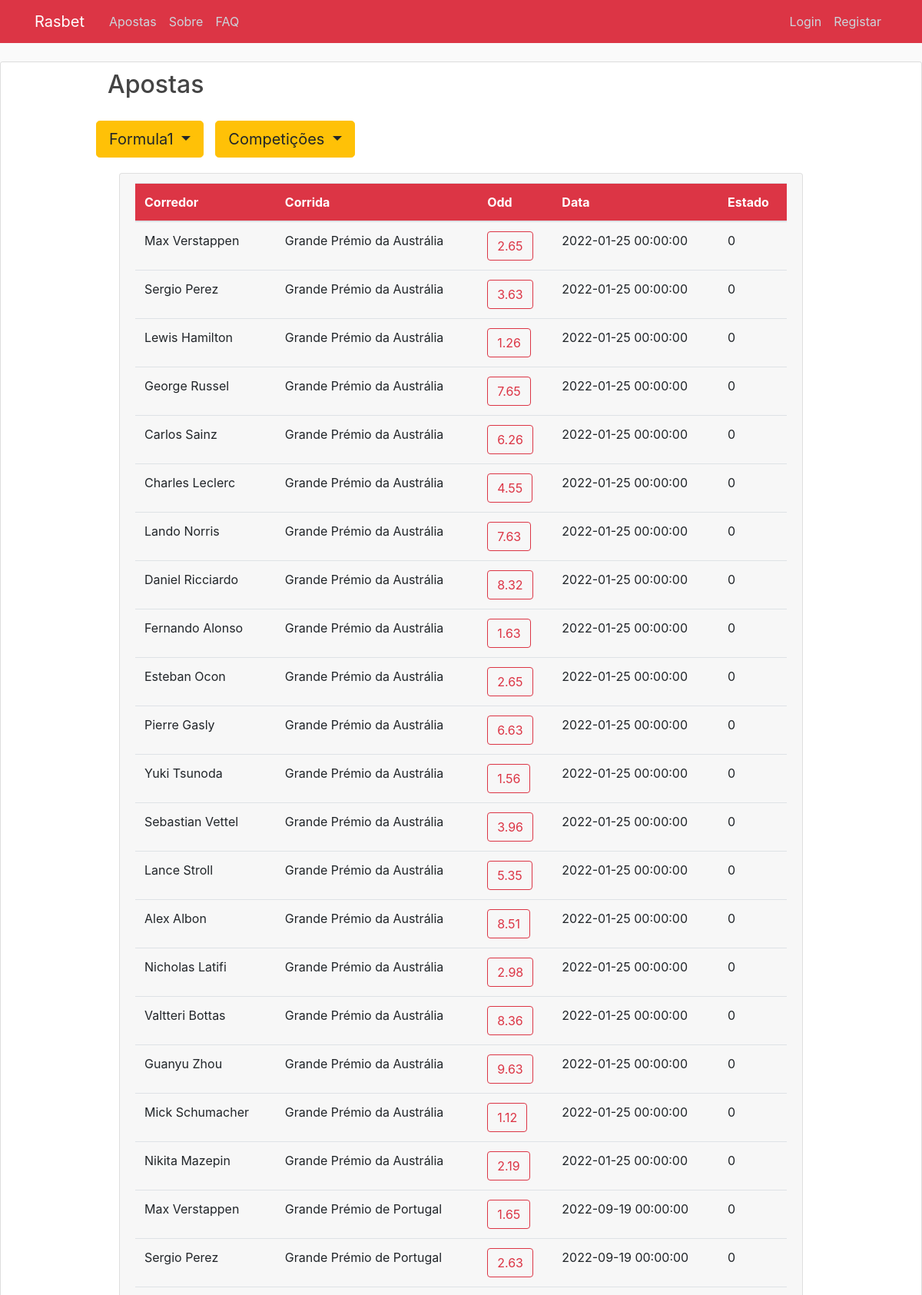
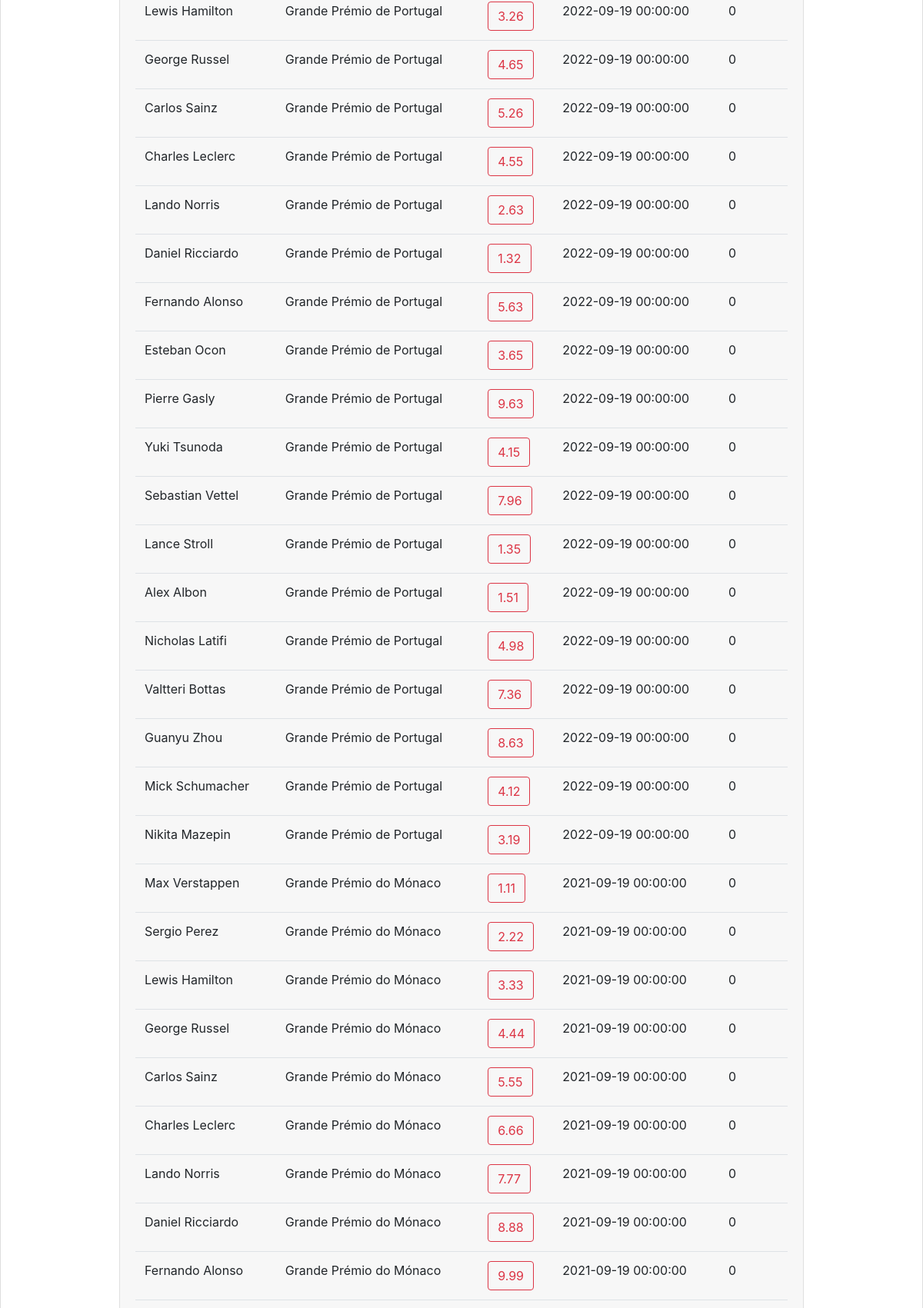
The page /bets/1/-1 (upper part) on the database its author committed (2 pictures, top to bottom).
### rasbet/models.py (models this page shows, shortened)
class Sport(db.Model):
    id = db.Column(db.Integer, primary_key = True, autoincrement=True)
    name = db.Column(db.String(120), unique = True, nullable = False)
    competitions = db.relationship("Competition")

class Event(db.Model):
    id = db.Column(db.Integer, primary_key = True, autoincrement=True)
    name = db.Column(db.String(50), nullable=False)
    start_date = db.Column(db.DateTime, nullable = False)
    state = db.Column(db.String(20), unique = False, nullable = False)
    competition_id = db.Column(db.Integer, db.ForeignKey('competition.id' ), nullable=False)
    odds = db.relationship("Odd")

class Participant(db.Model):
    id = db.Column(db.Integer, primary_key = True, autoincrement=True)
    name = db.Column(db.String(120), unique = True, nullable = False)
    odds = db.relationship("Odd")

class Odd(db.Model):
    id = db.Column(db.Integer, primary_key = True, autoincrement=True)
    value = db.Column(db.Float, unique = False, nullable = False)
    participant_id = db.Column(db.Integer, db.ForeignKey('participant.id' ), nullable = True)
    event_id = db.Column(db.Integer, db.ForeignKey('event.id' ), nullable=False)
    bo = db.relationship("BetOdd")

### rasbet/routes.py (the view)
@app.route("/bets/<sport_id>/<competition_id>")
def bets(sport_id, competition_id):
    balance = None
    symbol = None
    if current_user.is_authenticated:
        balance = round(Wallet.query.filter_by(user_id=current_user.id,currency_id=current_user.currency_fav).first().balance, 2)
        symbol = Currency.query.filter_by(id=current_user.currency_fav).first().symbol
    competition_name = None
    sports = Sport.query.all()
    events = []
    e = []
    sport_name = Sport.query.filter_by(id=sport_id).first().name
    competitions = Competition.query.filter_by(sport_id=sport_id).all()
    if competition_id == "-1":
        for c in competitions:
            e += Event.query.filter_by(competition_id=c.id).all()
    else:
        competition_name = Competition.query.filter_by(id=competition_id).first().name
        e = Event.query.filter_by(competition_id=competition_id).all()
    for ee in e:
        odd = Odd.query.filter_by(event_id=ee.id).all()
        p = []
        for o in odd:
            p.append(Participant.query.filter_by(id=o.participant_id).first())
        events.append([ee, odd, p])
    if current_user.is_authenticated:
        return render_template('bets_logged_in.html', title='Bets',
                               sport_id=sport_id, sport_name=sport_name, sports = sports,
                               competition_id=competition_id, competition_name=competition_name, competitions=competitions,
                               events = events, balance=balance, symbol=symbol)
    else:
        return render_template('bets_logged_out.html', title='Bets',
                               sport_id=sport_id, sport_name=sport_name, sports = sports,
                               competition_id=competition_id, competition_name=competition_name, competitions=competitions,
                               events = events, balance=balance, symbol=symbol)

### rasbet/templates/bets_logged_out.html (shortened to what this page needs)
{% extends "layout.html" %}
{% block content %}
<div class="col-md-10 mx-auto">
    <div class="content-wrapper">
        <h2>Apostas</h2>
        <section class="content-header" style="padding-top:20px ">
            <div class="row">
                <div class="col-2.5" style="align-self: flex-end;">
                    <div big class="dropdown">
                        <button class="btn btn-warning dropdown-toggle btn-lg" type="button" id="dropdownMenuButton"
                            data-toggle="dropdown" aria-haspopup="true" aria-expanded="false">
                            {{ sport_name }}
                        </button>
                    </div>
                </div>
                <div class="col-3" style="align-self: flex-end;">
                    <div big class="dropdown">
                        <button class="btn btn-warning dropdown-toggle btn-lg" type="button" id="dropdownMenuButton"
                            data-toggle="dropdown" aria-haspopup="true" aria-expanded="false">
                            {% if competition_id != "-1" %}
                            {{ competition_name }}
                            {% else %}
                            Competições
                            {% endif %}
                        </button>
                    </div>
                </div>
            </div>
        </section>
        <section class="content" style="padding-top:20px ">
            <div class="container-fluid">
                <div class="row-2">
                    <div class="card">
                        <div class="card-header">
                            <table class="table" size="padding: 8em">
                                {% if sport_id == "0" %}
                                <thead class="p-3 mb-2 bg-danger text-white">
                                    <tr>
                                        <th scope="col">Equipa 1</th>
                                        <th scope="col">Equipa 2</th>
                                        <th>Odd</th>
                                        <th scope="col">Data</th>
                                        <th scope="col">Estado</th>
                                    </tr>
                                </thead>
                                <tbody>
                                    {% for ee, odd, p in events %}
                                    <tr>
                                        <td>{{ p[0].name }}</td>
                                        <td>{{ p[2].name }}</td>
                                        <td>
                                            <button type="button" class="btn btn-outline-danger">
                                                {{ odd[0].value }}
                                            </button>
                                            <button type="button" class="btn btn-outline-danger">
                                                {{ odd[1].value }}
                                            </button>
                                            <button type="button" class="btn btn-outline-danger">
                                                {{ odd[2].value }}
                                            </button>
                                        </td>
                                        <td>{{ ee.start_date }}</td>
                                        <td>{{ ee.state }}</td>
                                    </tr>
                                    {% endfor %}
                                </tbody>
                                {% elif sport_id == "1" %}
                                <thead class="p-3 mb-2 bg-danger text-white">
                                    <tr>
                                        <th scope="col">Corredor</th>
                                        <th scope="col">Corrida</th>
                                        <th>Odd</th>
                                        <th scope="col">Data</th>
                                        <th scope="col">Estado</th>
                                    </tr>
                                </thead>
                                <tbody>
                                    {% for ee, odd, p in events %}
                                        {% for i in range(20) %}
                                    <tr>
                                        <td>{{ p[i].name }}</td>
                                        <td>{{ ee.name }}</td>
                                        <td>
                                            <button type="button" class="btn btn-outline-danger">
                                                {{ odd[i].value }}
                                            </button>
                                        </td>
                                        <td>{{ ee.start_date }}</td>
                                        <td>{{ ee.state }}</td>
                                    </tr>
                                        {% endfor %}
                                    {% endfor %}
                                </tbody>
                                {% endif %}
                            </table>
                        </div>
                    </div>
                </div>
            </div>
        </section>
    </div>
</div>
{% endblock %}>

### rasbet/static/main.css (style rules this page uses)
body { background: #fafafa; color: #333333; margin-top: 5rem; }
h1, h2, h3, h4, h5, h6 { color: #444444; }

### rows shown on the page
Sport: name "Formula1"
Event: name "Max Verstappen" "Sergio Perez" "Lewis Hamilton" "George Russel" "Carlos Sainz" "Charles Leclerc" "Lando Norris" "Daniel Ricciardo" "Fernando Alonso" "Esteban Ocon" "Pierre Gasly" "Yuki Tsunoda" "Sebastian Vettel" "Lance Stroll" "Alex Albon" "Nicholas Latifi" "Valtteri Bottas" "Guanyu Zhou" "Mick Schumacher" "Nikita Mazepin", name "Grande Prémio da Austrália" "Grande Prémio da Austrália" "Grande Prémio da Austrália" "Grande Prémio da Austrália" "Grande Prémio da Austrália" "Grande Prémio da Austrália" "Grande Prémio da Austrália" "Grande Prémio da Austrália" "Grande Prémio da Austrália" "Grande Prémio da Austrália" "Grande Prémio da Austrália" "Grande Prémio da Austrália" "Grande Prémio da Austrália" "Grande Prémio da Austrália" "Grande Prémio da Austrália" "Grande Prémio da Austrália" "Grande Prémio da Austrália" "Grande Prémio da Austrália" "Grande Prémio da Austrália" "Grande Prémio da Austrália", value "2.65" "3.63" "1.26" "7.65" "6.26" "4.55" "7.63" "8.32" "1.63" "2.65" "6.63" "1.56" "3.96" "5.35" "8.51" "2.98" "8.36" "9.63" "1.12" "2.19", start_date "2022-01-25 00:00:00" "2022-01-25 00:00:00" "2022-01-25 00:00:00" "2022-01-25 00:00:00" "2022-01-25 00:00:00" "2022-01-25 00:00:00" "2022-01-25 00:00:00" "2022-01-25 00:00:00" "2022-01-25 00:00:00" "2022-01-25 00:00:00" "2022-01-25 00:00:00" "2022-01-25 00:00:00" "2022-01-25 00:00:00" "2022-01-25 00:00:00" "2022-01-25 00:00:00" "2022-01-25 00:00:00" "2022-01-25 00:00:00" "2022-01-25 00:00:00" "2022-01-25 00:00:00" "2022-01-25 00:00:00", state "0" "0" "0" "0" "0" "0" "0" "0" "0" "0" "0" "0" "0" "0" "0" "0" "0" "0" "0" "0"
Event: name "Max Verstappen" "Sergio Perez" "Lewis Hamilton" "George Russel" "Carlos Sainz" "Charles Leclerc" "Lando Norris" "Daniel Ricciardo" "Fernando Alonso" "Esteban Ocon" "Pierre Gasly" "Yuki Tsunoda" "Sebastian Vettel" "Lance Stroll" "Alex Albon" "Nicholas Latifi" "Valtteri Bottas" "Guanyu Zhou" "Mick Schumacher" "Nikita Mazepin", name "Grande Prémio de Portugal" "Grande Prémio de Portugal" "Grande Prémio de Portugal" "Grande Prémio de Portugal" "Grande Prémio de Portugal" "Grande Prémio de Portugal" "Grande Prémio de Portugal" "Grande Prémio de Portugal" "Grande Prémio de Portugal" "Grande Prémio de Portugal" "Grande Prémio de Portugal" "Grande Prémio de Portugal" "Grande Prémio de Portugal" "Grande Prémio de Portugal" "Grande Prémio de Portugal" "Grande Prémio de Portugal" "Grande Prémio de Portugal" "Grande Prémio de Portugal" "Grande Prémio de Portugal" "Grande Prémio de Portugal", value "1.65" "2.63" "3.26" "4.65" "5.26" "4.55" "2.63" "1.32" "5.63" "3.65" "9.63" "4.15" "7.96" "1.35" "1.51" "4.98" "7.36" "8.63" "4.12" "3.19", start_date "2022-09-19 00:00:00" "2022-09-19 00:00:00" "2022-09-19 00:00:00" "2022-09-19 00:00:00" "2022-09-19 00:00:00" "2022-09-19 00:00:00" "2022-09-19 00:00:00" "2022-09-19 00:00:00" "2022-09-19 00:00:00" "2022-09-19 00:00:00" "2022-09-19 00:00:00" "2022-09-19 00:00:00" "2022-09-19 00:00:00" "2022-09-19 00:00:00" "2022-09-19 00:00:00" "2022-09-19 00:00:00" "2022-09-19 00:00:00" "2022-09-19 00:00:00" "2022-09-19 00:00:00" "2022-09-19 00:00:00", state "0" "0" "0" "0" "0" "0" "0" "0" "0" "0" "0" "0" "0" "0" "0" "0" "0" "0" "0" "0"
Event: name "Max Verstappen" "Sergio Perez" "Lewis Hamilton" "George Russel" "Carlos Sainz" "Charles Leclerc" "Lando Norris" "Daniel Ricciardo" "Fernando Alonso", name "Grande Prémio do Mónaco" "Grande Prémio do Mónaco" "Grande Prémio do Mónaco" "Grande Prémio do Mónaco" "Grande Prémio do Mónaco" "Grande Prémio do Mónaco" "Grande Prémio do Mónaco" "Grande Prémio do Mónaco" "Grande Prémio do Mónaco", value "1.11" "2.22" "3.33" "4.44" "5.55" "6.66" "7.77" "8.88" "9.99", start_date "2021-09-19 00:00:00" "2021-09-19 00:00:00" "2021-09-19 00:00:00" "2021-09-19 00:00:00" "2021-09-19 00:00:00" "2021-09-19 00:00:00" "2021-09-19 00:00:00" "2021-09-19 00:00:00" "2021-09-19 00:00:00", state "0" "0" "0" "0" "0" "0" "0" "0" "0"
